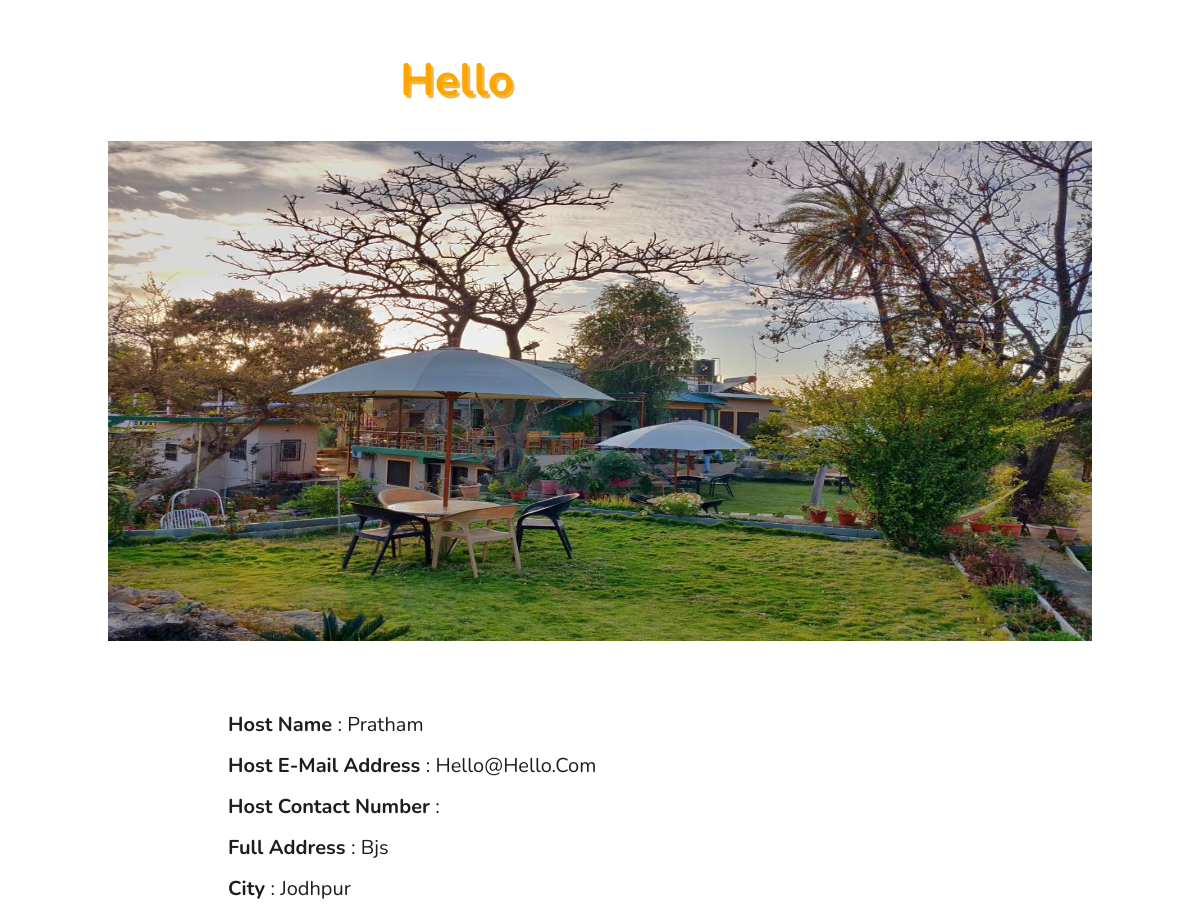
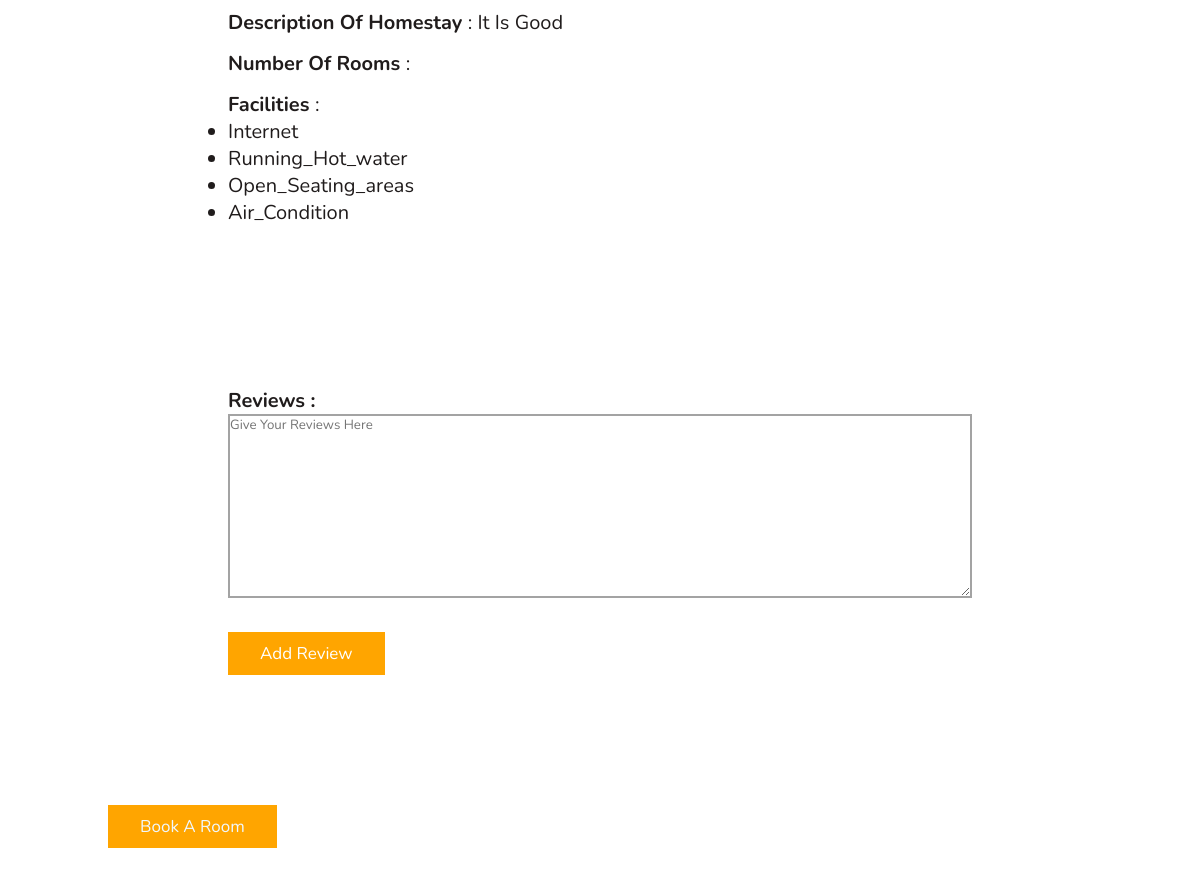
The page /1/profile on the database its author committed (2 pictures, top to bottom).
### models.py (models this page shows)
class Listroom(db.Model):
    id = db.Column(db.Integer, primary_key=True)
    email = db.Column(db.String(150))
    phone_no= db.Column(db.Integer)
    city = db.Column(db.String(150))
    host_name = db.Column(db.String(150))
    homestay_name = db.Column(db.String(150))
    address = db.Column(db.String(150))
    description= db.Column(db.String(150))
    no_of_room = db.Column(db.Integer)
    Parking = db.Column(db.Boolean)
    Internet = db.Column(db.Boolean)
    Running_Hot_water = db.Column(db.Boolean)
    Open_Seating_areas = db.Column(db.Boolean)
    Air_Condition = db.Column(db.Boolean)
    Pet_Friendly = db.Column(db.Boolean)
    Toiletries = db.Column(db.Boolean)
    Smoking_Allowed = db.Column(db.Boolean)
    Library = db.Column(db.Boolean)
    Bonfire = db.Column(db.Boolean)
    Barbecue = db.Column(db.Boolean)
    Pick_and_dropService = db.Column(db.Boolean)
    rent=db.Column(db.Integer)
    pic=db.Column(db.String(500))
    uid = db.Column("uid", db.Integer, db.ForeignKey('user.id'))
    review = db.relationship('Reviews', backref='room')
    booking = db.relationship('Booking', backref='room')

### main.py (the view)
@app.route('/<room_id>/profile')
def host_profile(room_id):
    room=Listroom.query.filter_by(id=int(room_id)).first()
    print(room)
    if room:
        l=[]
        if room.Parking ==True:
            l.append('Parking')
        if room.Internet ==True:
            l.append('Internet')
        if room.Running_Hot_water ==True:
            l.append('Running_Hot_water')
        if room.Open_Seating_areas ==True:
            l.append('Open_Seating_areas')
        if room.Air_Condition ==True:
            l.append('Air_Condition')
        if room.Pet_Friendly ==True:
            l.append('Pet_Friendly')
        if room.Toiletries ==True:
            l.append('Toiletries')
        if room.Smoking_Allowed ==True:
            l.append('Smoking_Allowed')
        if room.Library ==True:
            l.append('Library')
        if room.Bonfire ==True:
            l.append('Bonfire')
        if room.Barbecue ==True:
            l.append('Barbecue ')
        if room.Pick_and_dropService ==True:
            l.append('Pick_and_dropService')
        return render_template('host_profile.html',host=room,face=l,reviews=Reviews.query.filter_by(room_id=room.id).all())
    else:
        return redirect(url_for('index'))

### templates/host_profile.html (shortened to what this page needs)
    <!DOCTYPE html>
    <html lang="en">
    <head>
    </head>
    <body>
        <section class="host_profile" id="host_profile">
            <div class="box-container">
                <h1>{{host.homestay_name}}</h1>
                <div class="image-container">
                    <img src="{{host.pic}}" alt="homestay image">
                </div>
                <div class="box">
                    <span> <b> host name </b>: {{host.host_name}}</span> <br> <br>
                    <span> <b> host E-mail address </b>: {{host.email}}</span> <br> <br>
                    <span> <b> host contact number </b>: {{host.phone}}</span> <br> <br>
                    <span> <b> full address </b>: {{host.address}}</span> <br> <br>
                    <span> <b> city </b>: {{host.city}}</span> <br> <br>
                    <span> <b> description of homestay </b>: {{host.description}}</span> <br> <br>
                    <span> <b> number of rooms </b>: {{host.no_of_rooms}}</span> <br> <br>
                    <span> <b> facilities </b>: <ul>
                        {% for i in face  %}
                            <li>{{i}}</li>
                        {% endfor %}
                    </ul></span> <br> <br>
                </div>
                <form action="/{{host.id}}/review" method="POST">
                        <div class="box">
                        <label> <b> reviews :</b></label> <br>
                        <textarea name="review" cols="112" rows="10" required
                            placeholder="give your reviews here"></textarea>
                            <button type="submit" class="btn">Add review</button>
                        </div>
                    </form>
                    <button class="btn" type="button"><a href="/{{host.id}}/book" class="hello">book a room</a></button>
            </div>
        </section>
    </body>
    </html>

### templates/host_profile.html (style rules this page uses)
:root { --orange: #ffa500; }
* { font-family: 'Nunito', sans-serif; margin: 0; padding: 0; box-sizing: border-box; text-transform: capitalize; outline: none; border: none; text-decoration: none; transition: all .2s linear; }
html { font-size: 62.5%; overflow-x: hidden; scroll-padding-top: 6rem; scroll-behavior: smooth; }
section { padding: 2rem 9%; }
.host_profile .box-container { gap: 1.5rem; }
.host_profile .box-container .box { border-radius: .5rem; padding: 5rem 10rem; text-align: justify; margin: 2rem; }
.host_profile .box-container .image-container { display: flex; flex-wrap: wrap; gap: 1.5rem; flex-direction: row; justify-content: center; border: 5px #ffa500; }
.host_profile .box-container .image-container img { height: 500px; width: 1000px; margin: auto; }
.host_profile .box-container .box span { font-size: 2rem; color: rgb(32, 28, 28); padding: 1rem 0; margin: auto; }
.host_profile .box-container .box label { font-size: 2rem; color: rgb(32, 28, 28); padding: 1rem 0; margin: auto; }
.host_profile .box-container .box { border: 5px #333; }
textarea { border: 2px solid #0000005c; width: 100%; }
h1 { color: #ffa500; text-shadow: 2.5px 3px #f0b850; font-size: 45px; width: 400px; margin: 3rem auto; }
.btn { display: inline-block; margin: 2rem 30rem; background: var(--orange); color: #fff; padding: .8rem 3rem; border: .2rem solid var(--orange); cursor: pointer; font-size: 1.7rem; margin: 3rem auto; }
.hello { color:aliceblue; }

### rows shown on the page
Listroom: homestay_name "Hello", pic (picture), host_name "Pratham", email "Hello@hello.com", address "Bjs", city "Jodhpur", description "It Is Good"

### other values the page prints
{{ i }} "Internet" "Running_Hot_water" "Open_Seating_areas" "Air_Condition"
